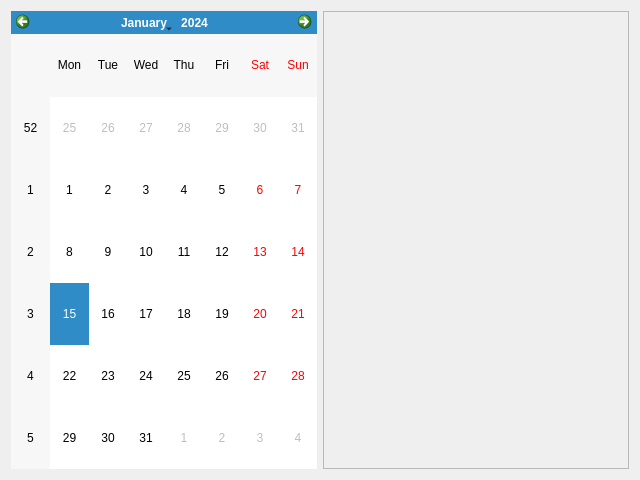
<?xml version="1.0" encoding="UTF-8"?>
<ui version="4.0">
 <class>TasksList</class>
 <widget class="QWidget" name="TasksList">
  <property name="geometry">
   <rect>
    <x>0</x>
    <y>0</y>
    <width>640</width>
    <height>480</height>
   </rect>
  </property>
  <property name="windowTitle">
   <string>Form</string>
  </property>
  <layout class="QHBoxLayout" name="horizontalLayout">
   <item>
    <widget class="QCalendarWidget" name="calendarWidget"/>
   </item>
   <item>
    <widget class="QScrollArea" name="tasksScrollArea">
     <property name="widgetResizable">
      <bool>true</bool>
     </property>
     <widget class="QWidget" name="scrollAreaWidgetContents">
      <property name="geometry">
       <rect>
        <x>0</x>
        <y>0</y>
        <width>302</width>
        <height>460</height>
       </rect>
      </property>
     </widget>
    </widget>
   </item>
  </layout>
 </widget>
 <resources/>
 <connections/>
</ui>
